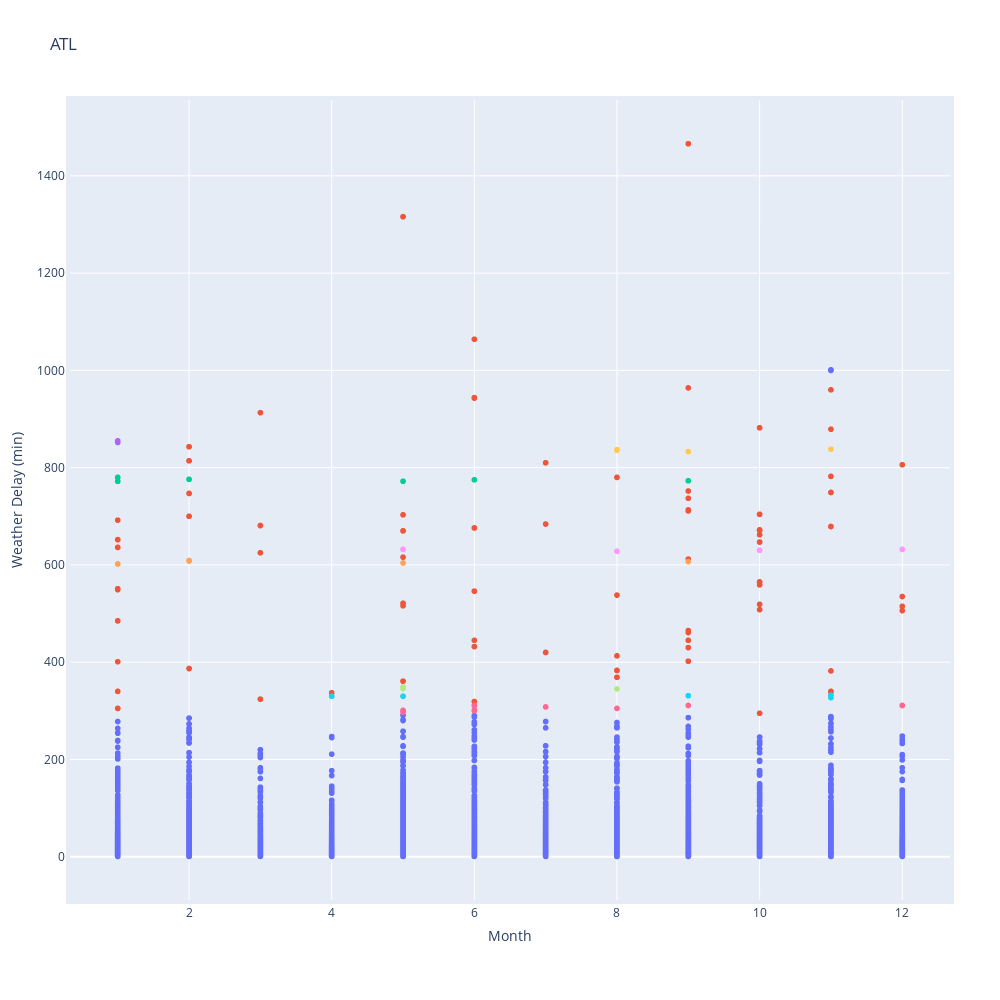

The code cell stored with this chart in its notebook:
### Code cell
fig = px.scatter(B, B[:,1], B[:,0], color=vectorizer(clusters), labels = {"x": "Month", "y": "Weather Delay (min)"}, title = "ATL")
fig.update_layout(showlegend=False)
fig.update_layout(
    autosize=False,
    width=1000,
    height=1000,
    margin=dict(
        l=50,
        r=50,
        b=100,
        t=100,
        pad=4
    ),
)

fig.show()

### Figure 1 — Plotly figure (JSON) as saved in the notebook; plotly's stock layout.template omitted (floating-point values rounded to 4 significant figures; data arrays with more than 128 entries replaced by an {"elided": "..."} marker saying what was removed)
{"data": [{"hovertemplate": "color=forestgreen<br>Month=%{x}<br>Weather Delay (min)=%{y}<extra></extra>", "legendgroup": "forestgreen", "marker": {"color": "#636efa", "symbol": "circle"}, "mode": "markers", "name": "forestgreen", "showlegend": true, "type": "scattergl", "x": {"elided": "15373 int values"}, "xaxis": "x", "y": {"elided": "15373 int values"}, "yaxis": "y"}, {"hovertemplate": "color=black<br>Month=%{x}<br>Weather Delay (min)=%{y}<extra></extra>", "legendgroup": "black", "marker": {"color": "#EF553B", "symbol": "circle"}, "mode": "markers", "name": "black", "showlegend": true, "type": "scattergl", "x": [1, 1, 1, 1, 1, 1, 1, 1, 1, 2, 2, 2, 2, 2, 3, 3, 3, 3, 4, 5, 5, 5, 5, 5, 5, 5, 6, 6, 6, 6, 6, 6, 6, 6, 7, 7, 7, 8, 8, 8, 8, 8, 9, 9, 9, 9, 9, 9, 9, 9, 9, 9, 9, 9, 10, 10, 10, 10, 10, 10, 10, 10, 10, 10, 10, 11, 11, 11, 11, 11, 11, 11, 11, 12, 12, 12, 12, 1, 1, 1, 1, 1, 2, 2, 2, 2, 2, 3, 3, 4, 5, 5, 5, 5, 6, 6, 6, 6, 6, 7, 7, 8, 8, 8, 9, 9, 9, 10, 10, 10, 10, 10, 10, 11, 11], "xaxis": "x", "y": [305, 340, 401, 652, 692, 485, 549, 551, 636, 747, 387, 843, 700, 814, 681, 625, 324, 913, 337, 361, 521, 670, 516, 616, 1316, 703, 676, 546, 944, 319, 445, 432, 943, 1064, 684, 810, 420, 413, 369, 780, 538, 383, 752, 711, 964, 737, 430, 445, 461, 612, 465, 402, 1466, 713, 672, 662, 559, 704, 565, 647, 671, 882, 519, 508, 295, 338, 879, 782, 749, 960, 679, 382, 340, 515, 535, 506, 806, 305, 652, 485, 551, 636, 747, 387, 843, 700, 814, 681, 324, 337, 361, 521, 670, 1316, 676, 546, 944, 319, 432, 810, 420, 369, 780, 383, 402, 1466, 713, 672, 704, 565, 647, 671, 882, 749, 679], "yaxis": "y"}, {"hovertemplate": "color=maroon<br>Month=%{x}<br>Weather Delay (min)=%{y}<extra></extra>", "legendgroup": "maroon", "marker": {"color": "#00cc96", "symbol": "circle"}, "mode": "markers", "name": "maroon", "showlegend": true, "type": "scattergl", "x": [1, 1, 2, 5, 6, 9, 1, 1, 2], "xaxis": "x", "y": [780, 772, 776, 772, 775, 773, 780, 772, 776], "yaxis": "y"}, {"hovertemplate": "color=royalblue<br>Month=%{x}<br>Weather Delay (min)=%{y}<extra></extra>", "legendgroup": "royalblue", "marker": {"color": "#ab63fa", "symbol": "circle"}, "mode": "markers", "name": "royalblue", "showlegend": true, "type": "scattergl", "x": [1, 1, 1, 1], "xaxis": "x", "y": [855, 852, 855, 852], "yaxis": "y"}, {"hovertemplate": "color=mediumorchid<br>Month=%{x}<br>Weather Delay (min)=%{y}<extra></extra>", "legendgroup": "mediumorchid", "marker": {"color": "#FFA15A", "symbol": "circle"}, "mode": "markers", "name": "mediumorchid", "showlegend": true, "type": "scattergl", "x": [1, 2, 2, 5, 9, 1, 2], "xaxis": "x", "y": [602, 608, 609, 604, 607, 602, 609], "yaxis": "y"}, {"hovertemplate": "color=tan<br>Month=%{x}<br>Weather Delay (min)=%{y}<extra></extra>", "legendgroup": "tan", "marker": {"color": "#19d3f3", "symbol": "circle"}, "mode": "markers", "name": "tan", "showlegend": true, "type": "scattergl", "x": [4, 5, 9, 11, 11, 4, 5, 11], "xaxis": "x", "y": [330, 330, 331, 332, 327, 330, 330, 332], "yaxis": "y"}, {"hovertemplate": "color=deeppink<br>Month=%{x}<br>Weather Delay (min)=%{y}<extra></extra>", "legendgroup": "deeppink", "marker": {"color": "#FF6692", "symbol": "circle"}, "mode": "markers", "name": "deeppink", "showlegend": true, "type": "scattergl", "x": [5, 5, 5, 5, 6, 6, 6, 6, 7, 8, 9, 12, 6, 6, 12], "xaxis": "x", "y": [301, 299, 297, 300, 311, 302, 301, 300, 308, 305, 311, 311, 311, 301, 311], "yaxis": "y"}, {"hovertemplate": "color=olive<br>Month=%{x}<br>Weather Delay (min)=%{y}<extra></extra>", "legendgroup": "olive", "marker": {"color": "#B6E880", "symbol": "circle"}, "mode": "markers", "name": "olive", "showlegend": true, "type": "scattergl", "x": [5, 5, 8, 5], "xaxis": "x", "y": [349, 346, 345, 346], "yaxis": "y"}, {"hovertemplate": "color=lightcyan<br>Month=%{x}<br>Weather Delay (min)=%{y}<extra></extra>", "legendgroup": "lightcyan", "marker": {"color": "#FF97FF", "symbol": "circle"}, "mode": "markers", "name": "lightcyan", "showlegend": true, "type": "scattergl", "x": [5, 8, 10, 12, 5, 10, 12], "xaxis": "x", "y": [632, 628, 630, 632, 632, 630, 632], "yaxis": "y"}, {"hovertemplate": "color=goldenrod<br>Month=%{x}<br>Weather Delay (min)=%{y}<extra></extra>", "legendgroup": "goldenrod", "marker": {"color": "#FECB52", "symbol": "circle"}, "mode": "markers", "name": "goldenrod", "showlegend": true, "type": "scattergl", "x": [8, 8, 9, 11, 8], "xaxis": "x", "y": [837, 836, 833, 838, 836], "yaxis": "y"}], "layout": {"autosize": false, "height": 1000, "legend": {"title": {"text": "color"}, "tracegroupgap": 0}, "margin": {"b": 100, "l": 50, "pad": 4, "r": 50, "t": 100}, "showlegend": false, "title": {"text": "ATL"}, "width": 1000, "xaxis": {"anchor": "y", "domain": [0, 1], "title": {"text": "Month"}}, "yaxis": {"anchor": "x", "domain": [0, 1], "title": {"text": "Weather Delay (min)"}}}}
